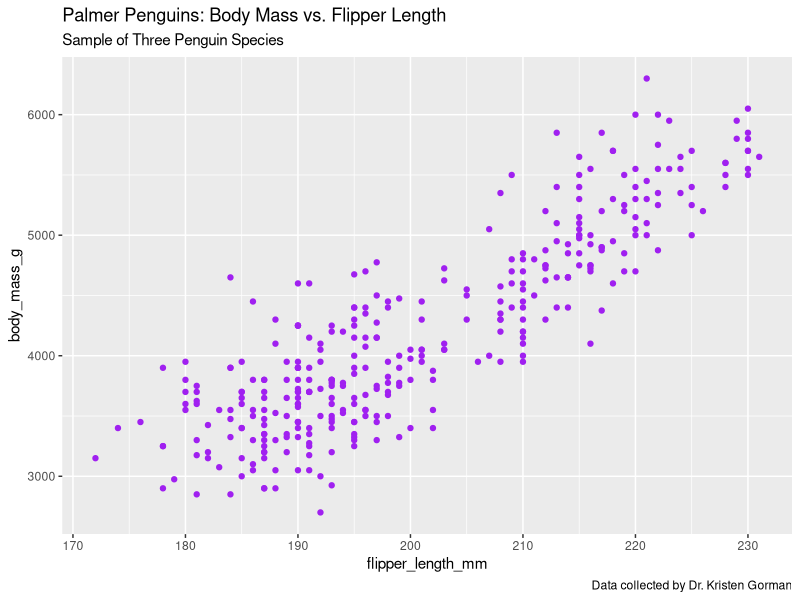

The R source for this figure:
## ---- chunk 1
library(tidyverse)
library(palmerpenguins)
data(penguins)
View(penguins)
## ---- chunk 2
ggplot(data=penguins)+
  geom_point(mapping=aes(x=flipper_length_mm,y=body_mass_g),color="purple")+
  labs(title="Palmer Penguins: Body Mass vs. Flipper Length", subtitle = "Sample of Three Penguin Species",
       caption="Data collected by Dr. Kristen Gorman")
